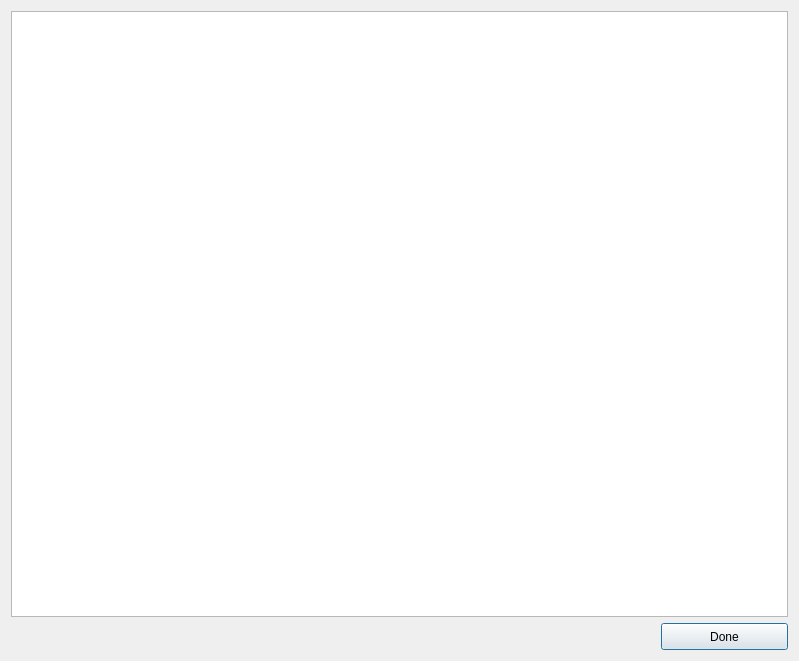
<?xml version="1.0" encoding="UTF-8"?>
<ui version="4.0">
 <class>HtcDataDialog</class>
 <widget class="QDialog" name="HtcDataDialog">
  <property name="geometry">
   <rect>
    <x>0</x>
    <y>0</y>
    <width>799</width>
    <height>661</height>
   </rect>
  </property>
  <property name="windowTitle">
   <string>Dialog</string>
  </property>
  <property name="windowIcon">
   <iconset resource="resources.qrc">
    <normaloff>:/images/images/spreadsheet.png</normaloff>:/images/images/spreadsheet.png</iconset>
  </property>
  <layout class="QGridLayout" name="gridLayout">
   <item row="0" column="0">
    <widget class="QTableView" name="tvData"/>
   </item>
   <item row="1" column="0">
    <layout class="QHBoxLayout" name="horizontalLayout">
     <item>
      <spacer name="horizontalSpacer">
       <property name="orientation">
        <enum>Qt::Horizontal</enum>
       </property>
       <property name="sizeHint" stdset="0">
        <size>
         <width>628</width>
         <height>20</height>
        </size>
       </property>
      </spacer>
     </item>
     <item>
      <widget class="QPushButton" name="btnClose">
       <property name="minimumSize">
        <size>
         <width>127</width>
         <height>27</height>
        </size>
       </property>
       <property name="maximumSize">
        <size>
         <width>127</width>
         <height>27</height>
        </size>
       </property>
       <property name="text">
        <string>Done</string>
       </property>
      </widget>
     </item>
    </layout>
   </item>
  </layout>
 </widget>
 <resources>
  <include location="resources.qrc"/>
 </resources>
 <connections/>
</ui>
